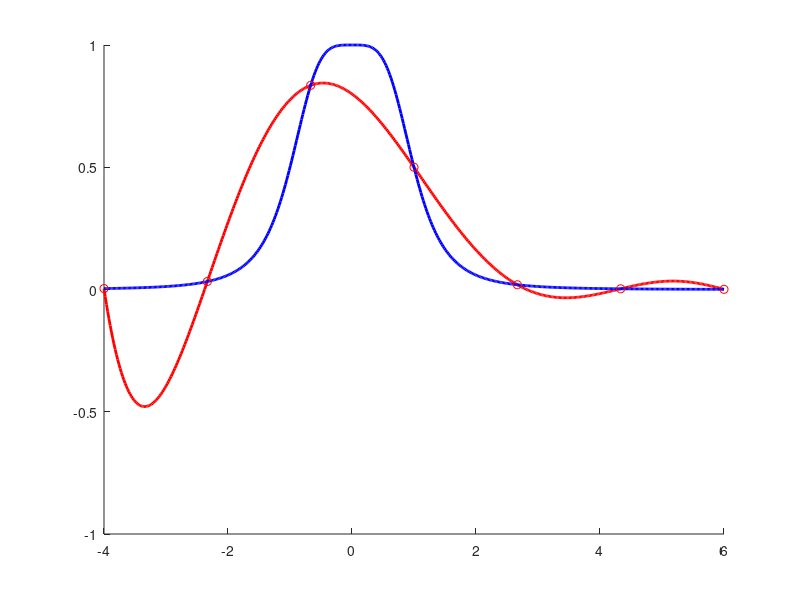

MATLAB code to generate this figure: (Note: this script raises an error after producing the figure.)
%% Esercizio 1:

clc
clear
close all

x = 0:8; 
y = [4.9, 4.3, 7.1, 3.4, 2.9, 2.1, 3.5, 7.3, 2.3];

x_eval = 2.5;
approx = spline(x, [-0.5 y -2.0], x_eval) % Vanno aggiunte le condizioni 
% nel secondo input del comando spline

%% Esercizio 2:

clc
clear
close all

n = 250000;
e = ones(n,1);
A = spdiags([-1*e -1*e 4*e -1*e -1*e], [-500 -1 0 1 500], n,n);
b = ones(n, 1);
x = A \ b;

x(561)



%% Esercizio 3:

clc
clear
close all

f = @(x) exp(-1./(x+1));

n = 5;
t = - cos(0.5 * pi * ((2 * (0:n) + 1) / (n + 1)));

a = 0;
b = 1;

x = (a + b) * 0.5 + (b - a) * 0.5 * t;


c = polyfit(x, f(x), n) % Importante: vedasi l'help per 
% l'ordine in cui vengono ridati i coefficienti

%% Esercizio 4

clc
clear
close all

N = 20;
A = ones(N, N);
i = 1:N;
j = i';
A = A + exp(- abs(i - j));
b = zeros(N, 1);
b(1:2:N) = 1;

x = A \ b;
norm(x, inf)

%% Esercizio 5

clc
clear
close all

f = @(x) 1./(x.^4 + 1);

n = 6;
x = linspace(-4, 6, n+1);

c = polyfit(x, f(x), n);

x_eval = linspace(-4, 6, 500);
approx = polyval(c, x_eval);


figure
hold on
plot(x_eval, approx, 'r', 'linewidth', 2)
plot(x_eval, f(x_eval), 'b', 'linewidth', 2)
plot(x, f(x),'ro')


%% Esercizio 6

clc
clear
close all

% Dovete dare il path di dove è la vostra funzione di GaussSeidel, 
% oppure copiarlo e incollarlo nell'attuale cartella di lavoro
% addpath('/home/emma/Documenti/EMMA/Corsi/2024_02IHZMT_Metodi_numerici_e_calcolo_scientifico_274295/Lezione3')

n = 2500;
e = ones(n,1);
A = spdiags([-1*e -1*e 2*e -1*e -1*e], [-500 -1 0 1 500],n,n);
b = ones(n, 1);


x0 = zeros(n, 1);
tol = 1.0e-04;
kmax = 10000;
[x, res_rel, k] = myGaussSeidel(A, b, x0, tol, kmax);
k
M_GS = tril(A);
N_GS = A - M_GS;
rho_GS = myRho(M_GS,N_GS)


%% Esercizio 7

clc
clear
close all

A = [3.75 -1.25 -2.25 0.75;
    -1.25 3.75 0.75 -2.25;
    -2.25 0.75 3.75 -1.25;
    0.75 -2.25 -1.25 3.75];

[V,D] = eig(A);
V
diag(D)

w_1 = [5, -5, -5, -5]';
w_3 = [3, -3, 3, -3]';

w_3 / norm(w_3) % è una colonna di V
(A * w_3)./w_3 % corrisponde all'autovalore 2

%% Esercizio 8:

clc
clear
close all

xi = linspace(0, 2* pi, 21)';
f = @(x) x + sin(x).*cos(x) + 0.4 * (1.0 - sin(x).^(2));

V = [ones(size(xi)) xi cos(xi) sin(xi)];
y = f(xi);

% devo risolvere V*c = y

[Q,R] = qr(V);
c = R \ (Q' * y);

c